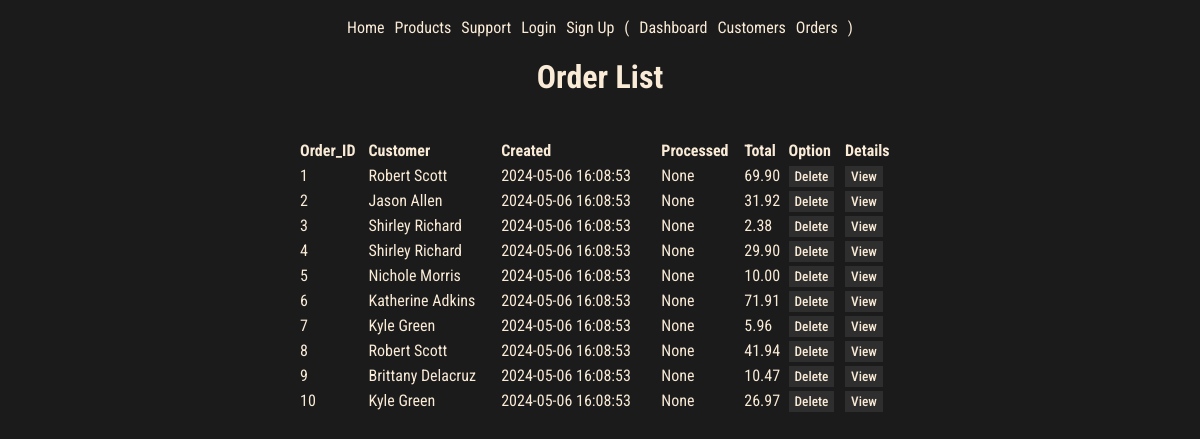
Screenshot of /orders/ with the database file from the repository.
### models.py (models this page shows, shortened)
class Order(db.Model):
    id = mapped_column(Integer, primary_key=True)
    user_id = mapped_column(Integer, ForeignKey(User.id), nullable=False)
    user = relationship("User", back_populates="orders")
    total = mapped_column(Numeric, nullable=False, default=0)
    item = relationship("ProductOrder", back_populates="order", cascade="all, delete-orphan")
    created = mapped_column(DateTime(timezone=True), default=datetime.now().replace(microsecond=0))
    processed = mapped_column(DateTime(timezone=True), nullable=True)
    strategy = mapped_column(String(20))  # Add a column to store the strategy used

class User( UserMixin, db.Model):
    id = mapped_column(Integer, primary_key=True)
    name = mapped_column(String(200), nullable=True)
    phone = mapped_column(String(20), nullable=True)
    orders = relationship("Order", back_populates="user", cascade="all, delete-orphan")
    email =  mapped_column(String(200), nullable=True, unique=True)
    password = mapped_column(String(200), nullable=True)

### routes/orders.py (the view)
@orders_bp.route('/')
def orders():
    orders = Order.query.all()
    return render_template('pages/orders.html', orders=orders)

### templates/pages/orders.html
{% extends "base.html" %}
{% block content %}
<h1>Order List</h1>
<table>
    <thead>
        <tr>
            <th>Order_ID</th>
            <th>Customer</th>
            <th>Created</th>
            <th>Processed</th>
            <th>Total</th>
            <th>Option</th>
            <th>Details</th>
        </tr>
    </thead>
    <tbody>
        {% for order in orders %}
        <tr>
            <td>{{ order.id }}</td>
            <td>{{ order.user.name }}</td>
            <td>{{ order.created }}</td>
            <td>{{ order.processed }}</td>
            <td>{{ order.total|round(2) }}</td>
            <td>
                <a href="/orders/{{order.id}}/delete" class="btn"
                    onclick="return confirm('Are you sure to delete?')">Delete</a>
            </td>
            <td><a href="{{ url_for('orders.order_detail', order_id=order.id) }}" class="btn">View</a>
            </td>
        </tr>
        {% endfor %}
    </tbody>
</table>
{% endblock %}

### static/style.css (style rules this page uses)
:root { --font-color: antiquewhite; --background: #1b1b1b; --bg-variant: #2e2e2e; --bg-variant-dark: #1f1e1e; --accent-color: #00a2ff; }
body { display: flex; flex-direction: column; align-items: center; justify-content: center; background-color: var(--background); color: var(--font-color); font-family: "Roboto Condensed", sans-serif; padding: 10px; }
a { color: var(--font-color); text-decoration: none; }
table { margin-top: 20px; width: 100%; border-collapse: collapse; }
th, td { text-align: left; padding: 3px 0; }
.btn { cursor: pointer; font-family: "Roboto Condensed", sans-serif; font-weight: 500; font-size: smaller; background-color: var(--bg-variant); color: var(--font-color); padding: 3px 6px; text-decoration: none; border: 0; }

### rows the page displays
Order: id "1", user.name "Robert Scott", created "2024-05-06 16:08:53", processed "None", total "69.90"
Order: id "2", user.name "Jason Allen", created "2024-05-06 16:08:53", processed "None", total "31.92"
Order: id "3", user.name "Shirley Richard", created "2024-05-06 16:08:53", processed "None", total "2.38"
Order: id "4", user.name "Shirley Richard", created "2024-05-06 16:08:53", processed "None", total "29.90"
Order: id "5", user.name "Nichole Morris", created "2024-05-06 16:08:53", processed "None", total "10.00"
Order: id "6", user.name "Katherine Adkins", created "2024-05-06 16:08:53", processed "None", total "71.91"
Order: id "7", user.name "Kyle Green", created "2024-05-06 16:08:53", processed "None", total "5.96"
Order: id "8", user.name "Robert Scott", created "2024-05-06 16:08:53", processed "None", total "41.94"
Order: id "9", user.name "Brittany Delacruz", created "2024-05-06 16:08:53", processed "None", total "10.47"
Order: id "10", user.name "Kyle Green", created "2024-05-06 16:08:53", processed "None", total "26.97"
